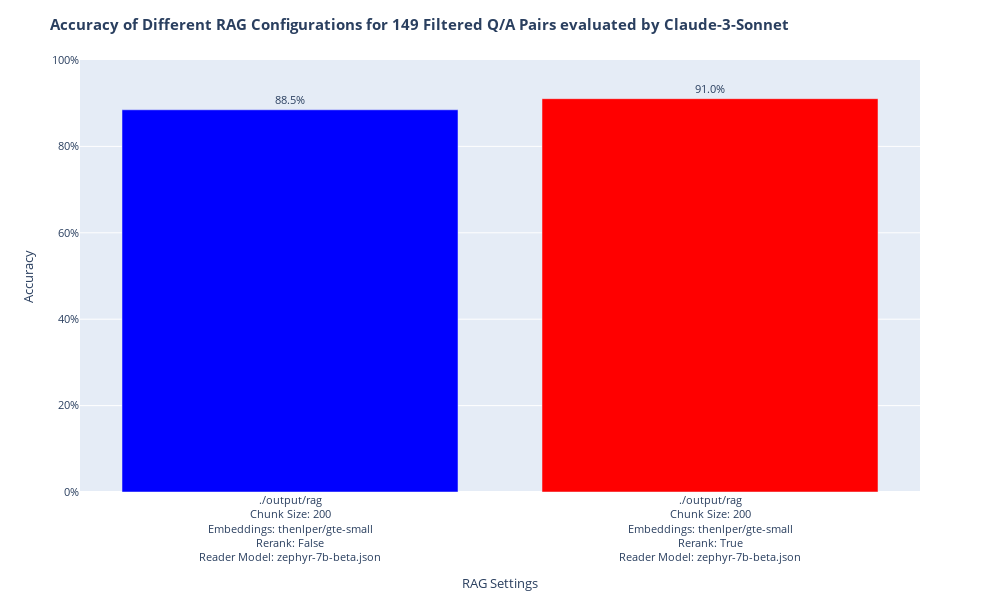

Notebook code cell kept with this figure:
### Code cell
import plotly.express as px

# Function to format the settings
def format_settings(settings):
    formatted = settings.replace("chunk:", "Chunk Size: ") \
                        .replace("embeddings:", "Embeddings: ") \
                        .replace("rerank:", "Rerank: ") \
                        .replace("reader-model:", "Reader Model: ") \
                        .replace("evaluator-model:", "Evaluator Model: ") \
                        .replace("~", "/")  # Replace any special characters as needed
    return formatted.replace("_", "<br>")  # Replace underscores with line breaks for better formatting

# Assuming 'average_scores' is a DataFrame that contains 'settings' and 'eval_score_GPT4'
# Create a new column with formatted settings
average_scores['formatted_settings'] = average_scores['settings'].apply(format_settings)

# Multiply the scores by 100 to convert to percentage
average_scores['eval_score_percentage'] = average_scores[f"eval_score_{evaluator_name}"] * 100

# Now use 'formatted_settings' in the plot
fig = px.bar(
    average_scores,
    x='formatted_settings',  # Use the formatted settings for x-axis
    y='eval_score_percentage',     # Use the percentage scores for y-axis
    labels={
        "eval_score_percentage": "Accuracy",  # Y-axis label
        "formatted_settings": "Configuration",  # X-axis label
    },
    color='eval_score_percentage',  # Color based on the evaluation score
    color_continuous_scale="bluered",  # Color scale
)

# Update layout settings
fig.update_layout(
    width=1000,
    height=600,
    barmode="group",
    yaxis_range=[0, 100],  # Adjusting range to [0, 100] for percentage
    title=f"<b>Accuracy of Different RAG Configurations for 149 Filtered Q/A Pairs evaluated by {evaluator_name}</b>",
    xaxis_title="Reader Model Settings",
    font=dict(size=11),
)

# Add percentage suffix to the y-axis
fig.layout.yaxis.ticksuffix = "%"
fig.update_coloraxes(showscale=False)  # Hide the color scale
fig.update_traces(texttemplate="%{y:.1f}%", textposition="outside")  # Display percentage on bars

# Show the figure
fig.show()

### Figure 1 — Plotly figure (JSON) as saved in the notebook; plotly's stock layout.template omitted (floating-point values rounded to 4 significant figures)
{"data": [{"alignmentgroup": "True", "hovertemplate": "Configuration=%{x}<br>Accuracy=%{marker.color}<extra></extra>", "legendgroup": "", "marker": {"color": [88.48, 91.05], "coloraxis": "coloraxis", "pattern": {"shape": ""}}, "name": "", "offsetgroup": "", "orientation": "v", "showlegend": false, "textposition": "outside", "texttemplate": "%{y:.1f}%", "type": "bar", "x": ["./output/rag<br>Chunk Size: 200<br>Embeddings: thenlper/gte-small<br>Rerank: False<br>Reader Model: zephyr-7b-beta.json", "./output/rag<br>Chunk Size: 200<br>Embeddings: thenlper/gte-small<br>Rerank: True<br>Reader Model: zephyr-7b-beta.json"], "xaxis": "x", "y": [88.48, 91.05], "yaxis": "y"}], "layout": {"barmode": "group", "coloraxis": {"colorbar": {"title": {"text": "Accuracy"}}, "colorscale": [[0, "rgb(0,0,255)"], [1, "rgb(255,0,0)"]], "showscale": false}, "font": {"size": 11}, "height": 600, "legend": {"tracegroupgap": 0}, "margin": {"t": 60}, "title": {"text": "<b>Accuracy of Different RAG Configurations for 149 Filtered Q/A Pairs evaluated by Claude-3-Sonnet</b>"}, "width": 1000, "xaxis": {"anchor": "y", "domain": [0, 1], "title": {"text": "RAG Settings"}}, "yaxis": {"anchor": "x", "domain": [0, 1], "range": [0, 100], "ticksuffix": "%", "title": {"text": "Accuracy"}}}}
